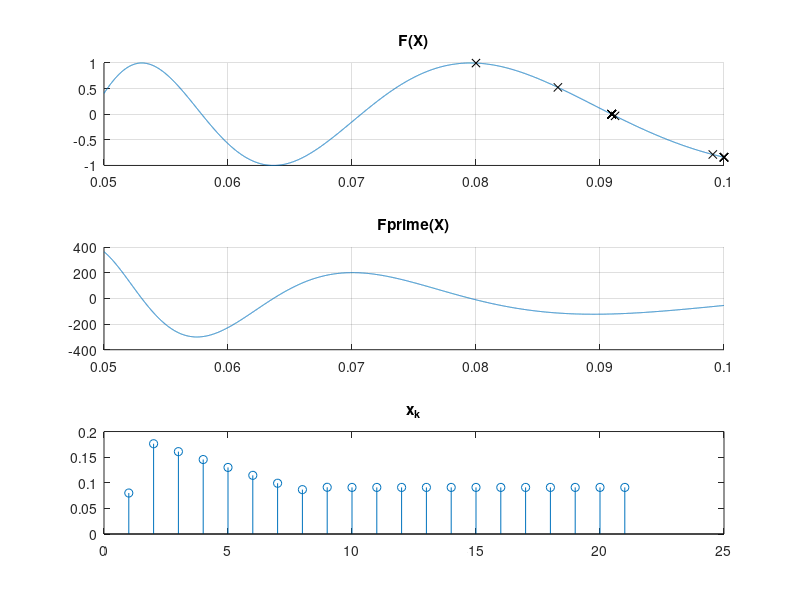

Write MATLAB code to recreate this figure.
clc;
clear all;
close all;

x_min=0.05;
x_max=0.1;
N=10000; %numer of points
M=20; %number of iterations
x_0=0.08; %start value
x=linspace(x_min,x_max,N);
F=cos(1./x); %function


fp=diff(F)/(x(2)-x(1));
Fprime=[fp, fp(end)];
x_k=[x_0]; %initialize with start value x_0
idx=[];
for k=1:M
    [val, ind] = min(abs(x-x_k(k)));
    fprintf("x_k(k):%f \t x:%f \t ind:%f\n",x_k(k),x(ind),ind)
    x_k(k+1) = x_k(k) - F(ind)/Fprime(ind);
    idx=[idx ind];
end

figure('units','normalized','outerposition',[0 0 1 1])
subplot(3,1,1)
title('F(X)');
hold on;
grid on;
plot(x,F)
plot(x(idx),F(idx),'xk')
hold off;
subplot(3,1,2)
title('Fprime(X)');
hold on;
grid on;
plot(x,Fprime)
hold off;
subplot(3,1,3);
stem(x_k,'o')
title('x_k');